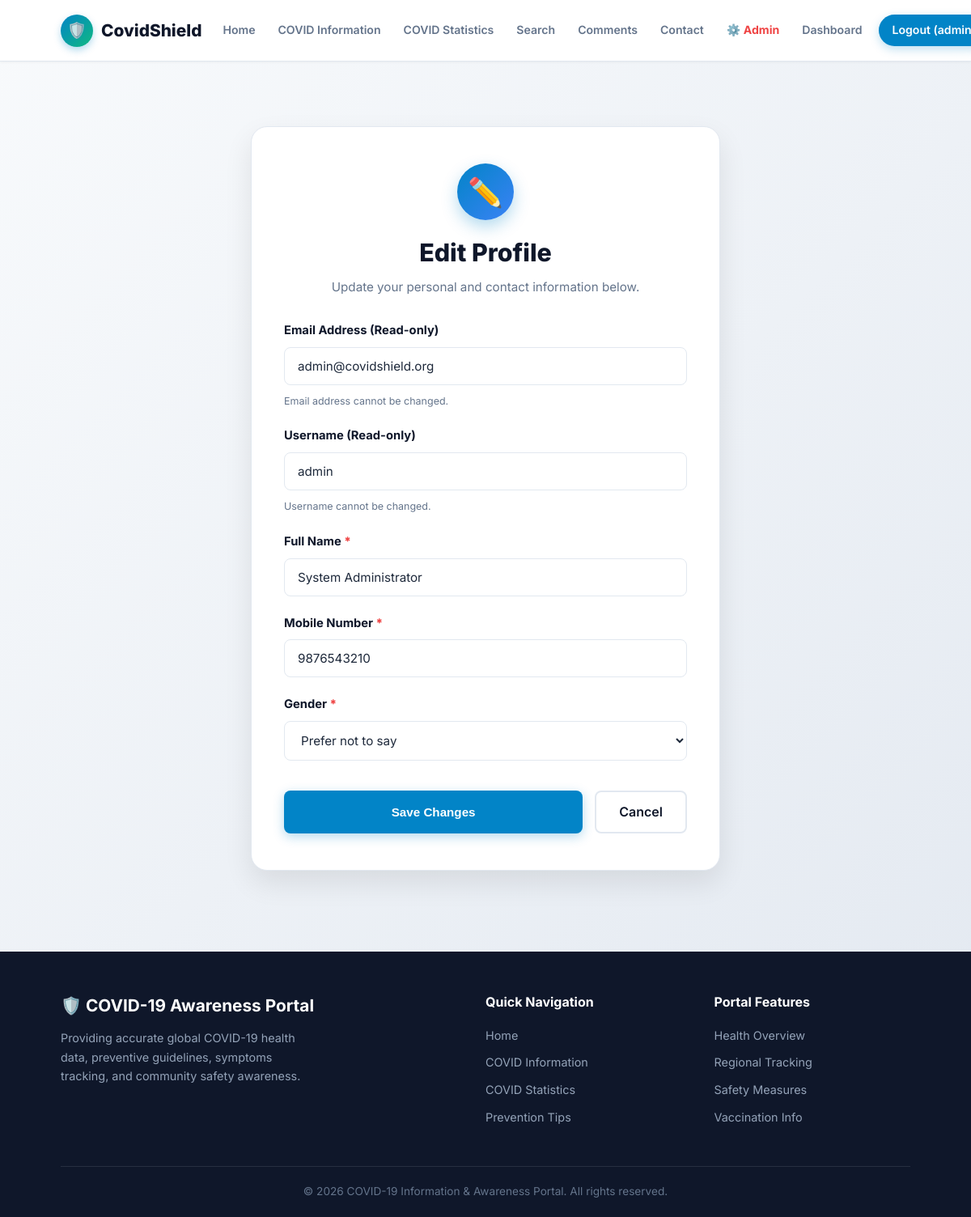
Screenshot of /public/pages/user/edit-profile.php (signed in) with the database file from the repository.
### tables this page shows
CREATE TABLE `users` (
  `id` INT AUTO_INCREMENT PRIMARY KEY,
  `name` VARCHAR(100) NOT NULL,
  `email` VARCHAR(150) NOT NULL UNIQUE,
  `mobile` VARCHAR(15) NOT NULL,
  `username` VARCHAR(50) NOT NULL UNIQUE,
  `password` VARCHAR(255) NOT NULL,
  `gender` VARCHAR(20) DEFAULT 'Prefer not to say',
  `role` VARCHAR(20) DEFAULT 'user',
  `created_at` TIMESTAMP DEFAULT CURRENT_TIMESTAMP
);

### app/helpers/helpers.php (called while the page is built, shortened)
<?php
function get_base_url() {
    $rootDir = realpath(dirname(__DIR__, 2));
    $scriptDir = realpath(dirname($_SERVER['SCRIPT_FILENAME']));
    $rootDir = str_replace('\\', '/', $rootDir);
    $scriptDir = str_replace('\\', '/', $scriptDir);
    if (substr($scriptDir, 0, strlen($rootDir)) === $rootDir) {
        $relative = trim(substr($scriptDir, strlen($rootDir)), '/');
        $segments = explode('/', $relative);
        return str_repeat('../', count($segments));
    }
    return '';
}
function url($path = '') {
    $prefix = get_base_url();
    return $prefix . ltrim($path, '/');
}

### public/pages/user/edit-profile.php (the view, shortened to what this page needs)
<?php
$userId = (int)$_SESSION['user_id'];
$user = null;
$allowedGenders = ['Male', 'Female', 'Other', 'Prefer not to say'];
try {
    $pdo = getDBConnection();
    if ($pdo) {
        $stmt = $pdo->prepare("SELECT id, name, email, mobile, username, gender, role FROM users WHERE id = ? LIMIT 1");
        $stmt->execute([$userId]);
        $user = $stmt->fetch();
    }
} catch (PDOException $e) {
    error_log("Edit Profile Fetch Error: " . $e->getMessage());
    $errorMessage = "System error loading profile data.";
}
$name = $user['name'];
$mobile = $user['mobile'];
$gender = $user['gender'];
include dirname(__DIR__, 3) . '/app/includes/header.php';
?>
<main class="container section">
    <div class="form-card-wrapper" style="max-width: 580px;">
        <div class="form-card-header">
            <div class="form-avatar-icon">✏️</div>
            <h1 class="form-card-title">Edit Profile</h1>
            <p class="form-card-subtitle">Update your personal and contact information below.</p>
        </div>
        <form action="<?php echo url('public/pages/user/edit-profile.php'); ?>" method="POST" class="auth-form" id="editProfileForm" novalidate>
            <div class="form-group">
                <label class="form-label">Email Address (Read-only)</label>
                <input
                    type="email"
                    class="form-control form-control-disabled"
                    value="<?php echo htmlspecialchars($user['email']); ?>"
                    disabled
                    readonly
                >
                <span class="field-hint">Email address cannot be changed.</span>
            </div>
            <div class="form-group">
                <label class="form-label">Username (Read-only)</label>
                <input
                    type="text"
                    class="form-control form-control-disabled"
                    value="<?php echo htmlspecialchars($user['username']); ?>"
                    disabled
                    readonly
                >
                <span class="field-hint">Username cannot be changed.</span>
            </div>
            <div class="form-group">
                <label for="name" class="form-label">Full Name <span class="required-star">*</span></label>
                <input
                    type="text"
                    id="name"
                    name="name"
                    class="form-control"
                    placeholder="Enter full name"
                    value="<?php echo htmlspecialchars($name); ?>"
                    required
                >
            </div>
            <div class="form-group">
                <label for="mobile" class="form-label">Mobile Number <span class="required-star">*</span></label>
                <input
                    type="tel"
                    id="mobile"
                    name="mobile"
                    class="form-control"
                    placeholder="Enter 10-digit mobile number"
                    value="<?php echo htmlspecialchars($mobile); ?>"
                    required
                >
            </div>
            <div class="form-group">
                <label for="gender" class="form-label">Gender <span class="required-star">*</span></label>
                <select id="gender" name="gender" class="form-control" required>
                    <?php foreach ($allowedGenders as $gOpt): ?>
                        <option value="<?php echo htmlspecialchars($gOpt); ?>" <?php echo ($gender === $gOpt) ? 'selected' : ''; ?>>
                            <?php echo htmlspecialchars($gOpt); ?>
                        </option>
                    <?php endforeach; ?>
                </select>
            </div>
            <div class="form-actions-row" style="margin-top: 15px;">
                <button type="submit" class="btn btn-primary btn-full">Save Changes</button>
                <a href="<?php echo url('public/pages/user/dashboard.php'); ?>" class="btn btn-outline" style="text-align: center; display: flex; align-items: center; justify-content: center;">Cancel</a>
            </div>
        </form>
    </div>
</main>
<?php include dirname(__DIR__, 3) . '/app/includes/footer.php'; ?>

### public/assets/css/style.css (style rules this page uses)
:root { --primary-color: #0284c7; --primary-hover: #0369a1; --secondary-color: #0f172a; --accent-color: #10b981; --warning-color: #f59e0b; --danger-color: #ef4444; --bg-gradient: linear-gradient(135deg, #f8fafc 0%, #e2e8f0 100%); --surface-color: #ffffff; --surface-subtle: #f1f5f9; --text-main: #1e293b; --text-muted: #64748b; --text-light: #94a3b8; --border-color: #e2e8f0; --shadow-sm: 0 1px 3px rgba(0, 0, 0, 0.05); --shadow-md: 0 4px 12px rgba(0, 0, 0, 0.08); --shadow-lg: 0 10px 25px rgba(0, 0, 0, 0.12); --radius-sm: 8px; --radius-md: 12px; --radius-lg: 20px; --transition: all 0.3s cubic-bezier(0.4, 0, 0.2, 1); }
* { margin: 0; padding: 0; box-sizing: border-box; }
body { font-family: 'Inter', system-ui, -apple-system, sans-serif; background: var(--bg-gradient); color: var(--text-main); line-height: 1.6; min-height: 100vh; display: flex; flex-direction: column; }
a { text-decoration: none; color: inherit; transition: var(--transition); }
.container { width: 90%; max-width: 1200px; margin: 0 auto; padding: 0 15px; }
.btn { display: inline-block; padding: 12px 28px; border-radius: var(--radius-sm); font-weight: 600; cursor: pointer; border: none; transition: var(--transition); text-align: center; }
.btn-primary { background: var(--primary-color); color: #ffffff; box-shadow: 0 4px 14px rgba(2, 132, 199, 0.3); }
.btn-outline { background: transparent; color: var(--secondary-color); border: 2px solid var(--border-color); }
.section { padding: 60px 0; }
.form-card-wrapper { background: #ffffff !important; border-radius: var(--radius-lg); padding: 45px 40px; max-width: 640px; margin: 20px auto 40px auto; box-shadow: 0 15px 35px rgba(0, 0, 0, 0.09); border: 1px solid var(--border-color); }
.form-card-header { text-align: center; margin-bottom: 30px; }
.form-avatar-icon { width: 70px; height: 70px; background: linear-gradient(135deg, var(--primary-color), #3b82f6); color: #ffffff; border-radius: 50%; display: flex; align-items: center; justify-content: center; font-size: 2.2rem; margin: 0 auto 16px auto; box-shadow: 0 8px 20px rgba(2, 132, 199, 0.3); }
.form-card-title { font-size: 1.9rem; font-weight: 800; color: var(--secondary-color); margin-bottom: 6px; }
.form-card-subtitle { font-size: 0.95rem; color: var(--text-muted); }
.auth-form { display: flex; flex-direction: column; gap: 22px; width: 100%; }
.form-group { display: flex !important; flex-direction: column !important; gap: 8px !important; width: 100% !important; text-align: left; }
.form-label { display: block !important; font-size: 0.92rem !important; font-weight: 700 !important; color: var(--secondary-color) !important; }
.required-star { color: var(--danger-color); font-weight: 800; }
.form-control, input.form-control, select.form-control { display: block !important; width: 100% !important; box-sizing: border-box !important; padding: 13px 16px !important; border-radius: var(--radius-sm) !important; border: 1.5px solid var(--border-color) !important; background: #ffffff !important; font-size: 0.95rem !important; color: var(--text-main) !important; outline: none !important; transition: var(--transition) !important; font-family: inherit !important; }
.form-actions-row { display: flex; gap: 15px; margin-top: 10px; }
.btn-full { flex: 1; padding: 13px; font-size: 0.95rem; }
.form-control-disabled { background: var(--surface-subtle) !important; color: var(--text-muted) !important; cursor: not-allowed !important; border-color: var(--border-color) !important; }
.field-hint { font-size: 0.78rem; color: var(--text-muted); margin-top: 2px; }

### rows the page displays
users: email "admin@covidshield.org", username "admin", name "System Administrator", mobile "9876543210", gender "Prefer not to say"

### other values shown
$_SESSION['username'] "admin"
